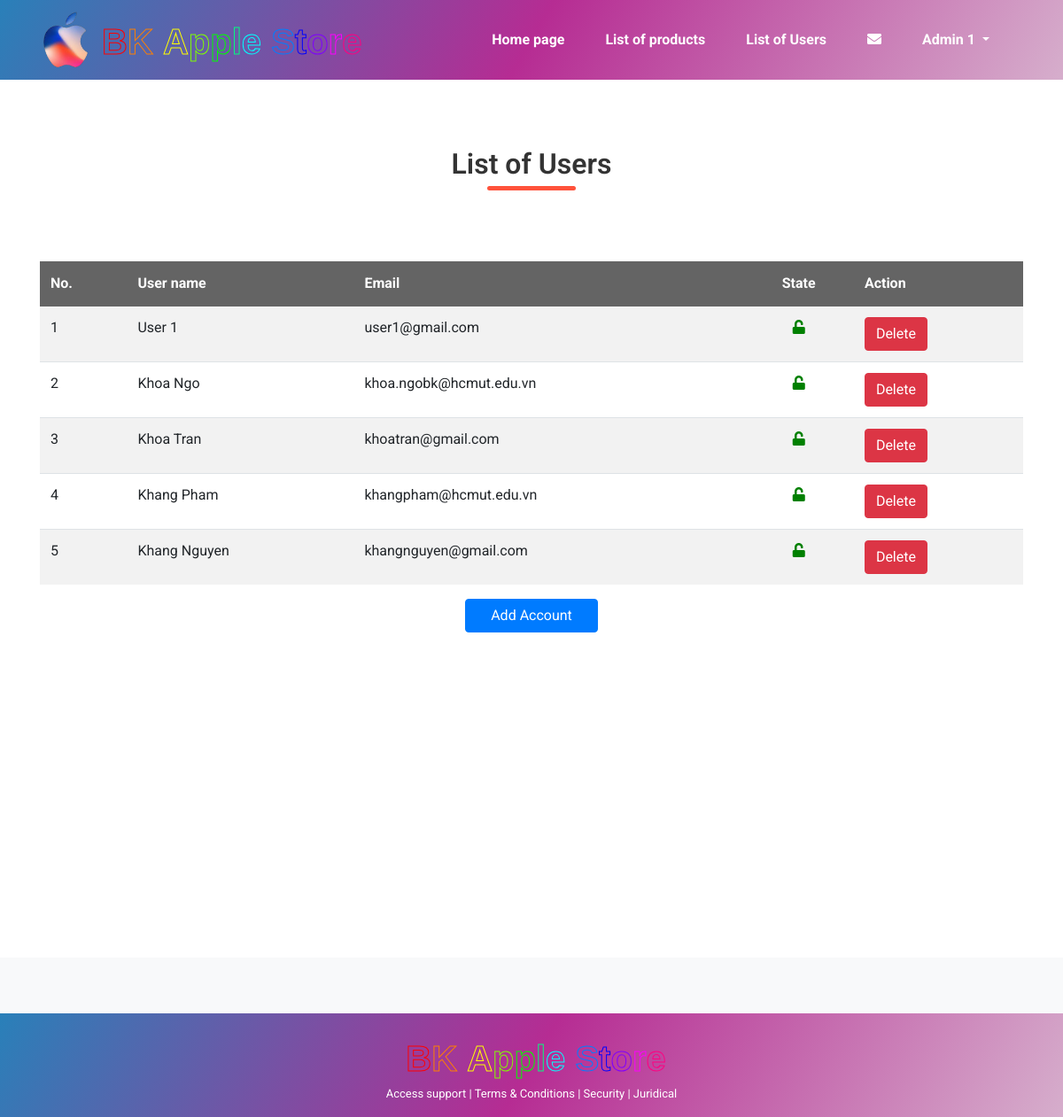
The page /admin/user-list (signed in) on the database its author committed.
### tables this page shows
CREATE TABLE `Users` (
    `userId`    INT AUTO_INCREMENT UNIQUE NOT NULL,
    `userName`  VARCHAR(255) NOT NULL,
    `email`     VARCHAR(255) UNIQUE,
    `password`  VARCHAR(255),
    `type`      BIT DEFAULT 0,
    `state`     BIT DEFAULT 1,
    PRIMARY KEY(`userId`)
);

### core/process.php (called while the page is built, shortened)
<?php
    function getUserList() {
        $conn = newConnection();
        $query = "SELECT `userId`, `userName`,`email`,`state` FROM `Users` WHERE `type` = 0";
        $result = $conn->query($query);
        return $result;
    }
?>

### admin/user_list.php (the view, shortened to what this page needs)
<?php
    include '../core/process.php';
    include 'include/header.php';
    $user = getUserList();
?>
<link rel="stylesheet" href="../assets/css/common.css">
<div class="container padding-top">
    <h2 class="title">List of Users</h2>
    <table class="table table-striped">
        <thead class="thead-dark">
            <tr>
                <th>No.</th>
                <th>User name</th>
                <th>Email</th>
                <th class="text-center">State</th>
                <th>Action</th>
            </tr>
        </thead>
        <tbody>
            <?php
                $no = 1;
                while($row = $user->fetch_array(MYSQLI_BOTH)) {
                $id = $row['userId'];
                $name = $row['userName'];
                $email = $row['email'];
                $state = $row['state'];
                echo "<tr>";
                echo "<td>$no</td>";
                $no++;
                echo "<td>$name</td>";
                echo "<td>$email</td>";
                if($state) {
                    echo '<td class="text-center"><a href="lock_user.php?id=' . $id . '"><i class="fa fa-unlock" style="color: green;"></i></a></td>';
                }
                else {
                    echo '<td class="text-center"><a href="unlock_user.php?id=' . $id . '"><i class="fa fa-lock" style="color: red;"></i></a></td>';
                }
                echo '<td><a style="color:red;text-decoration:none;" href="delete_user.php?id=' . $id . '"><button class="btn btn-danger">Delete</button></td>';
                echo "</tr>";
            } ?>
        </tbody>
    </table>
    <a class="btn btn-primary more-button" href="add-account">Add Account</a>
</div>
<p style="height: 336px;"></p>
<?php include 'include/footer.php'; ?>

### admin/include/header.php (shortened to what this page needs)
<?php
    $route = "";
?>
<!DOCTYPE html>
<html lang="vi">
<head>
    <link rel="stylesheet" href="https://maxcdn.bootstrapcdn.com/bootstrap/4.0.0/css/bootstrap.min.css">
    <link rel="stylesheet" href="https://cdnjs.cloudflare.com/ajax/libs/font-awesome/4.7.0/css/font-awesome.min.css">
    <link rel="stylesheet" href="https://cdnjs.cloudflare.com/ajax/libs/OwlCarousel2/2.3.4/assets/owl.carousel.min.css"/>
    <link rel="stylesheet" href="https://cdnjs.cloudflare.com/ajax/libs/font-awesome/5.15.1/css/all.min.css">
    <link rel="stylesheet" href="../assets/css/style.css" type="text/css">
</head>
<body>
<nav class="navbar navbar-expand-lg navbar-light navbar-style">
    <div class="container mobile">
        <a class="navbar-brand" href="home" style="display: flex;">
            <img src="../assets/images/logo_apple_1.png" alt="logo" class="logo" style="width: 60px;">
            <div class="rainbow-text" style="text-align: center; margin: 5px 0px 0px 10px">
	            <span class="block-line"><span><span style="color:#ff0000;">B</span><span style="color:#ff8000;">K&nbsp;</span></span><span><span style="color:#ffff00;">A</span><span style="color:#80ff00;">p</span><span style="color:#00ff00;">p</span><span style="color:#00ff80;">l</span><span style="color:#00ffff;">e&nbsp;</span></span><span><span style="color:#007fff;">S</span><span style="color:#0000ff;">t</span><span style="color:#7f00ff;">o</span><span style="color:#ff00ff;">r</span><span style="color:#ff0080;">e</span></span></span>
            </div>
        </a>
        <div class="col-auto">
            <div class="collapse navbar-collapse" id="navbarSupportedContent">
                <ul class="navbar-nav mr-auto">
                    <li class=<?php echo $route == 'home'? "'nav-item active'": "nav-item" ?>>
                        <a class="nav-link" href="home">Home page<span class="sr-only">(current)</span></a>
                    </li>
                    <li class=<?php echo $route == 'product_list'? "'nav-item active'": "nav-item" ?>>
                        <a href="product-list" class="nav-link">
                            List of products
                        </a>
                    </li>
                    <li class=<?php echo $route == 'user_list'? "'nav-item active'": "nav-item" ?>>
                        <a href="user-list" class="nav-link">
                           List of Users
                        </a>
                    </li>
                    <li class=<?php echo $route == 'inbox'? "'nav-item active'": "nav-item" ?>>
                        <a href="inbox" class="nav-link">
                            <i class="fa fa-envelope"></i>
                        </a>
                    </li>
                    <li class="nav-item dropdown">
                        <a class="nav-link dropdown-toggle <?php echo in_array($route, array('admin_info', 'user_order'))? "active" : "" ?>" href="#" id="navbarDropdown" role="button"
                           data-toggle="dropdown" aria-haspopup="true" aria-expanded="false">
                           <?php echo $_SESSION['user']['userName'] ?>
                        </a>
                    </li>
                </ul>
            </div>
        </div>
    </div>
</nav>

### admin/include/footer.php
<footer class="bg-light text-center text-lg-start">
    <div class="container p-4">
    </div>
    <div class="text-center p-3 footer-bar">
    <div class="rainbow-text" style="text-align: center; margin: 5px 0px 0px 10px">
	        <span class="block-line"><span><span style="color:#ff0000;">B</span><span style="color:#ff8000;">K&nbsp;</span></span><span><span style="color:#ffff00;">A</span><span style="color:#80ff00;">p</span><span style="color:#00ff00;">p</span><span style="color:#00ff80;">l</span><span style="color:#00ffff;">e&nbsp;</span></span><span><span style="color:#007fff;">S</span><span style="color:#0000ff;">t</span><span style="color:#7f00ff;">o</span><span style="color:#ff00ff;">r</span><span style="color:#ff0080;">e</span></span></span>
        </div>
        <div class="row row-footer">
            <nav class="nav-footer">
                <a href="" class="link-footer">Access support</a> |
                <a href="" class="link-footer">Terms & Conditions</a> |
                <a href="" class="link-footer">Security</a> |
                <a href="" class="link-footer">Juridical</a>
            </nav>
        </div>
    </div>
</footer>
</body>
</html>

### assets/css/style.css (style rules this page uses)
body { margin: 0; padding: 0; font-family: "Roboto", sans-serif; }
.container { margin: 15px auto; }
.navbar-style { position: fixed; z-index: 100; margin-left: auto; width: 100%; margin-top: -15px; background: linear-gradient(120deg, #2980b9, #b62c93, #d6aecc); height:90px; }
.navbar-brand { font-weight: 700; }
.navbar-light .navbar-nav .nav-link { font-weight: 700; color: white; }
.navbar-light .navbar-nav .nav-item { margin: 0 15px; }
.logo { width: 110px; }
.title { text-align: center; margin: 60px auto 80px; position: relative; line-height: 60px; color: #333; font-weight: 600; }
.title::after { content: ""; background: #ff523b; width: 100px; height: 5px; border-radius: 5px; position: absolute; bottom: 0; left: 50%; transform: translateX(-50%); }
.more-button { display: flex; justify-content: center; color: #fff !important; width: 150px; margin: auto; }
.table .thead-dark th { background-color: rgb(100, 100, 100); border-color: rgb(100, 100, 100); }
.row-footer { justify-content: center; font-size: small; }
.link-footer, .nav-footer { color: white; }
.footer-bar { background: linear-gradient(120deg, #2980b9, #b62c93, #d6aecc); }
.btn-primary { color: #fff !important; }

### assets/css/common.css (style rules this page uses)
.padding-top { padding-top: 80px; }

### admin/include/header.php (style rules this page uses)
.rainbow-text { font-family: Arial; font-weight: bold; font-size: 40px; -webkit-text-stroke-width: 1px; -webkit-text-fill-color: transparent; }
.rainbow-text .block-line > span { display: inline-block; }

### rows shown on the page
users: userName "User 1", email "user1@gmail.com"
users: userName "Khoa Ngo", email "khoa.ngobk@hcmut.edu.vn"
users: userName "Khoa Tran", email "khoatran@gmail.com"
users: userName "Khang Pham", email "khangpham@hcmut.edu.vn"
users: userName "Khang Nguyen", email "khangnguyen@gmail.com"

### other values the page prints
$_SESSION['user']['userName'] "Admin 1"
